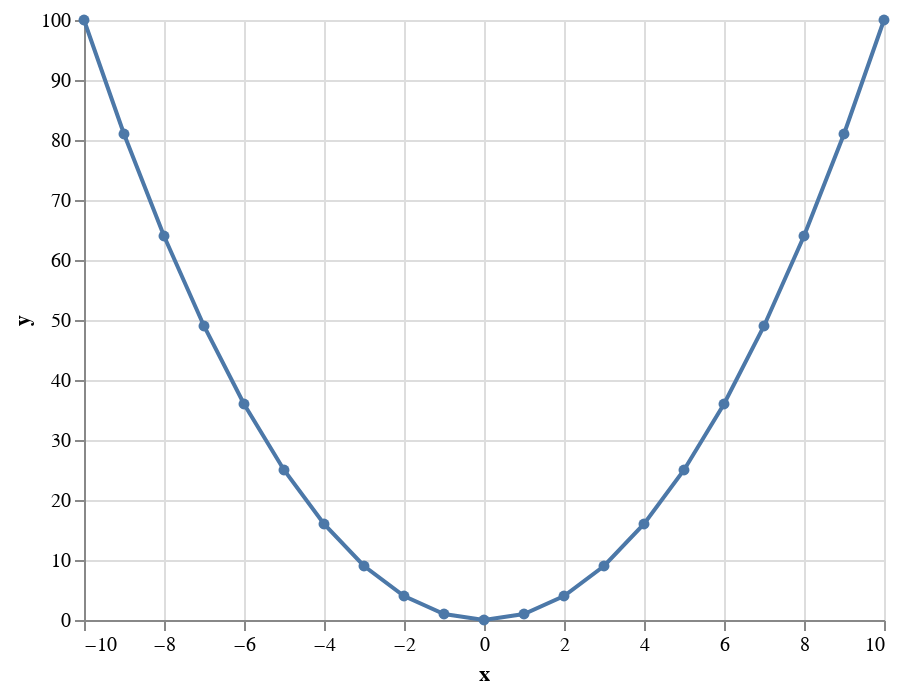

The cell this chart's notebook holds for it:
### Code cell
alt.Chart(source).mark_line(point=True).encode(
    x=alt.X('x'),
    y='y'
)

### Figure 1 — Vega-Lite specification as saved in the notebook (floating-point values rounded to 4 significant figures)
{"config": {"view": {"continuousWidth": 400, "continuousHeight": 300}}, "data": {"name": "data-89a6f333344fa578bade3a082c4440b3"}, "mark": {"type": "line", "point": true}, "encoding": {"x": {"type": "quantitative", "field": "x"}, "y": {"type": "quantitative", "field": "y"}}, "$schema": "https://vega.github.io/schema/vega-lite/v4.8.1.json", "datasets": {"data-89a6f333344fa578bade3a082c4440b3": [{"x": -10, "y": 100}, {"x": -9, "y": 81}, {"x": -8, "y": 64}, {"x": -7, "y": 49}, {"x": -6, "y": 36}, {"x": -5, "y": 25}, {"x": -4, "y": 16}, {"x": -3, "y": 9}, {"x": -2, "y": 4}, {"x": -1, "y": 1}, {"x": 0, "y": 0}, {"x": 1, "y": 1}, {"x": 2, "y": 4}, {"x": 3, "y": 9}, {"x": 4, "y": 16}, {"x": 5, "y": 25}, {"x": 6, "y": 36}, {"x": 7, "y": 49}, {"x": 8, "y": 64}, {"x": 9, "y": 81}, {"x": 10, "y": 100}]}}
